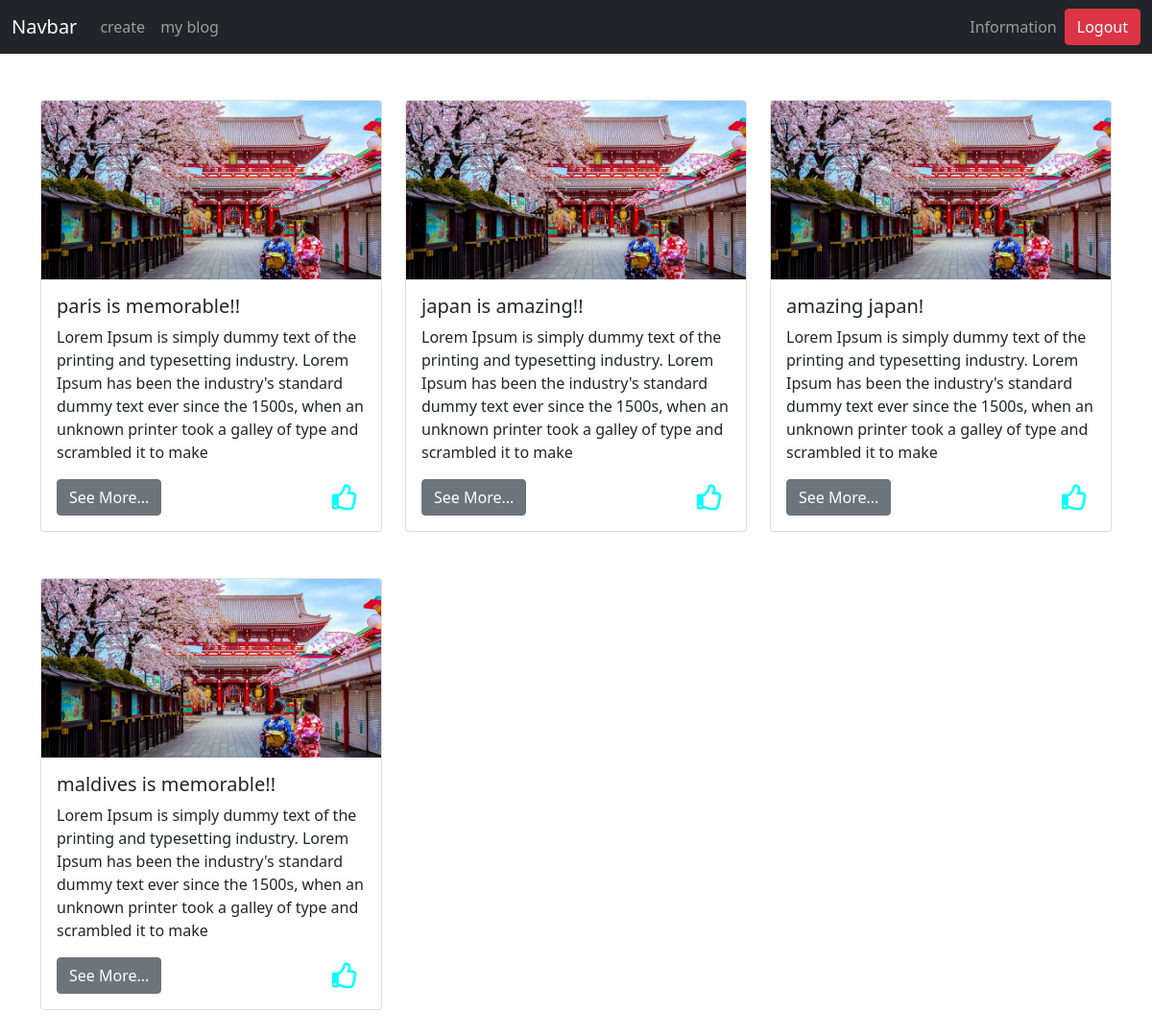
Page /blog on the committed database.
### models.py (models this page shows, shortened)
class Blog(db.Model):
    id = db.Column(db.Integer, primary_key=True)
    userId = db.Column(db.Integer)
    title = db.Column(db.String(100), nullable=False)
    content = db.Column(db.String(255), nullable=False)
    created_on = db.Column(db.DateTime, server_default=db.func.now())
    updated_on = db.Column(
        db.DateTime, server_default=db.func.now(), server_onupdate=db.func.now())

### app.py (the view)
@app.route("/blog")
def home():
    blogs = Blog.query.all()
    return render_template("blog/home.html", blogs=blogs)

### templates/blog/home.html (shortened to what this page needs)
{% extends "layout/home_layout.html" %}
{% block content %}
<div class="container">
    <div class="row mt-5">
        {% for blog in blogs %}
        <div class="col-12 col-md-6 col-sm-12 col-lg-4 mb-5">
            <div class="card" style="width: 100%;">
                <img src="{{url_for('static', filename='images/japan.jpg')}}" class="card-img-top" alt="...">
                <div class="card-body">
                    <h5 class="card-title">{{blog.title}}</h5>
                    <p class="card-text">{{blog.content}}</p>
                    <div class="card-actions d-flex justify-content-between align-items-center">
                        <a href="{{url_for('blogDetail', blogId=blog.id)}}" class="btn btn-secondary">See More...</a>
                        <i class="far fa-thumbs-up mx-2"></i>
                    </div>
                </div>
            </div>
        </div>
        {% endfor %}
    </div>
</div>
{% endblock %}

### templates/layout/home_layout.html (shortened to what this page needs)
<!DOCTYPE html>
<html lang="en">
<head>
  <link href="https://cdn.jsdelivr.net/npm/bootstrap@5.1.0/dist/css/bootstrap.min.css" rel="stylesheet"
>
  <link rel="stylesheet" href="https://pro.fontawesome.com/releases/v5.10.0/css/all.css"/>
</head>
<body>
  <nav class="navbar navbar-expand-lg navbar-dark bg-dark">
    <div class="container-fluid">
      <a class="navbar-brand" href="{{ url_for('home') }}">Navbar</a>
      <div class="collapse navbar-collapse" id="navbarNavAltMarkup">
        <div class="navbar-nav">
          <a class="nav-link" href="{{ url_for('createBlog') }}">create</a>
          <a class="nav-link" href="{{ url_for('userBlog') }}">my blog</a>
        </div>
        <div class="navbar-nav mr-4">
          <a class="nav-link" href="{{ url_for('userInformation') }}">Information</a>
        </div>
        <form action="{{ url_for('logout')}}" method="GET">
          <button class="btn btn-danger">Logout</button>
        </form>
      </div>
    </div>
  </nav>
  {% block content %}
  {% endblock %}
</body>
</html>

### templates/blog/home.html (style rules this page uses)
i { font-size: 27px; color: aqua; }

### rows in the picture
Blog: title "paris is memorable!!", content "Lorem Ipsum is simply dummy text of the printing and typesetting industry. Lorem Ipsum has been the industry's standard dummy text ever since the 1500s, when an unknown printer took a galley of type and scrambled it to make"
Blog: title "japan is amazing!!", content "Lorem Ipsum is simply dummy text of the printing and typesetting industry. Lorem Ipsum has been the industry's standard dummy text ever since the 1500s, when an unknown printer took a galley of type and scrambled it to make"
Blog: title "amazing japan!", content "Lorem Ipsum is simply dummy text of the printing and typesetting industry. Lorem Ipsum has been the industry's standard dummy text ever since the 1500s, when an unknown printer took a galley of type and scrambled it to make"
Blog: title "maldives is memorable!!", content "Lorem Ipsum is simply dummy text of the printing and typesetting industry. Lorem Ipsum has been the industry's standard dummy text ever since the 1500s, when an unknown printer took a galley of type and scrambled it to make"
